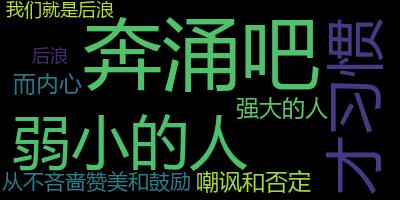

Here is the Python script that generated this plot:
'''
Author: Hummer hzlqjmct@163.com
Date: 2023-04-03 11:11:24
LastEditors: Hummer hzlqjmct@163.com
LastEditTime: 2023-04-03 16:33:49
FilePath: \WangYi\test.py
'''
import jieba
from wordcloud import WordCloud

cont = "弱小的人,才习惯,嘲讽和否定，而内心,强大的人,从不吝啬赞美和鼓励！我们就是后浪，奔涌吧！后浪，奔涌吧！"
font_path = "font/msyh.ttc"
words = jieba.lcut(cont)
new_cont = "".join(words)
wordcloud = WordCloud(font_path=font_path).generate(new_cont)
wordcloud.to_file("test.jpg")
